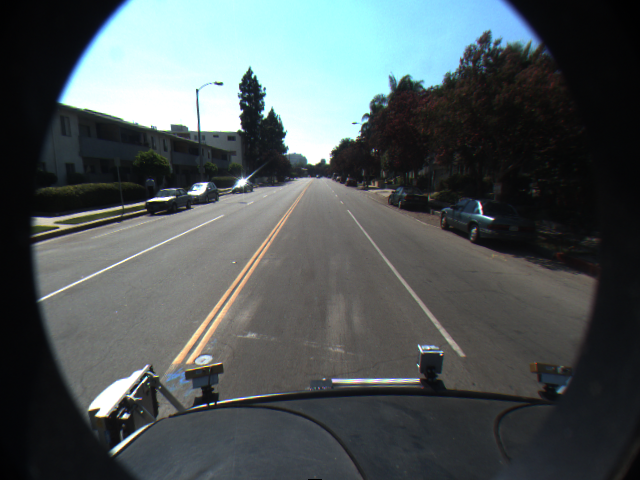
%> input picture f00001.png, 640 x 480 px
$ octave 'Lane Detection.m'   (GNU Octave 9; MATLAB toolbox functions it lacks are replaced by stand-ins)
%> lines starting %> are read from the running program, lines starting %| are printed output that depends on the picture
### dwt_db.m

function compress = dwt_db1(X,r,c)
% X=imread('f00001.png');
X=X(1:r,1:c);

[a1,a2]=size(X);

[cA1,cH1,cV1,cD1] = dwt2(X,'db1');
[C,S] = wavedec2(X,1,'db1');
A1 = wrcoef2('a',C,S,'db1',1);
H1 = wrcoef2('h',C,S,'db1',1);
V1 = wrcoef2('v',C,S,'db1',1);
D1 = wrcoef2('d',C,S,'db1',1);


re_ima1 = idwt2(cA1,cH1,cV1,cD1,'db1');
re_ima=uint8(re_ima1);

% [11 lines of commented-out code are left out]
dec2d = [A1,H1,V1,D1];
re_ima1 = waverec2(C,S,'db1');
re_ima=uint8(re_ima1);
n=1;

X=X(1:r,1:c);
X=double(X)-128;
[Lo_D,Hi_D,Lo_R,Hi_R] = wfilters('db1');
[c,s]=wavedec2(uint8(X),n,Lo_D,Hi_D);

[thr,nkeep] = wdcbm2(uint8(dec2d),1.5,prod(s(1,:)));
[THR,SORH,KEEPAPP,CRIT] = ddencmp('cmp','wp',uint8(X));
[XC,TREED,PERF0,PERFL2] =wpdencmp(X,SORH,2,'db1',CRIT,THR,KEEPAPP);

XC=double(X)+128;
XO=uint8(XC);

compress=XO;
imshow(compress)
end

### Lane Detection.m

clc
close all
clear all
for imageno=1:1
    if imageno<=9
A=imread('f00001.png');
%> A is the input picture: size 480x640x3 uint8; mean R, G, B 79, 87.3, 88.4
% [5 lines of commented-out code are left out]
    end
     figure,imshow(A),figure

B=A;
[q w]=size(A);
%> q = 480; w = 1920
w=w/3;
%> w = 640
A=A(1:320,50:540,:);
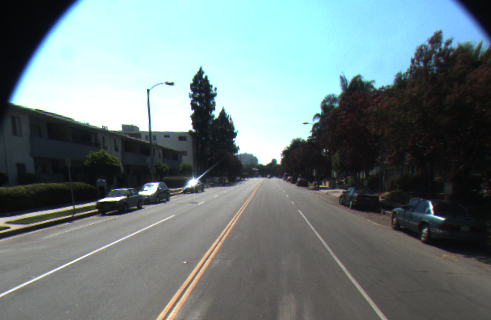
%> A: size 320x491x3 uint8; mean R, G, B 109.8, 124.8, 126.1
fll=1;
ID=mean(A,2);
DD=min(ID(:,:,:));
%> DD = [22.88 25.17 27.22]
[ro co]= find(ID == DD(:,:,3));
%> ro = 168; co = 3

A=A(ro+40:end,1:end,:);
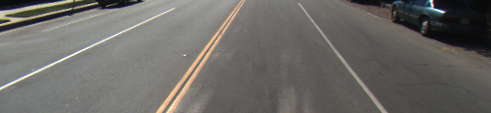
%> A: size 113x491x3 uint8; mean R, G, B 108.2, 106.3, 102.5
figure,imshow(A),figure
R=A;
%%

[r c s]=size(A);
%> r = 113; c = 491; s = 3
AA=dwt_db(R,r,c);
%> in dwt_db1, `[cA1,cH1,cV1,cD1] = dwt2(X,'db1');`:
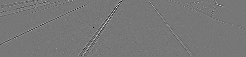
%> cD1: size 57x246 double; min -59, max 67, mean 0; drawn with min black and max white
%> in dwt_db1, `[C,S] = wavedec2(X,1,'db1');`: S = [57 246; 57 246; 113 491]
%> in dwt_db1, `H1 = wrcoef2('h',C,S,'db1',1);`:
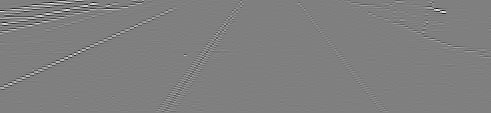
%> H1: size 113x491 double; min -77, max 77, mean 0; drawn with min black and max white
%> in dwt_db1, `V1 = wrcoef2('v',C,S,'db1',1);`:
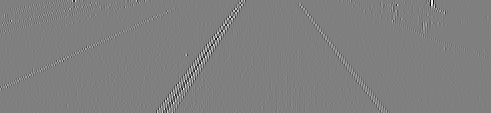
%> V1: size 113x491 double; min -51.25, max 51.25, mean 0; drawn with min black and max white
%> in dwt_db1, `re_ima1 = idwt2(cA1,cH1,cV1,cD1,'db1');`:
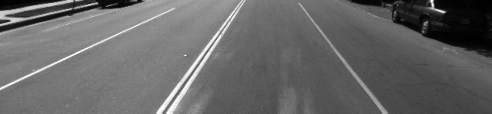
%> re_ima1: size 114x492 double; min 8, max 255, mean 108; drawn with min black and max white
%> in dwt_db1, `dec2d = [A1,H1,V1,D1];`:
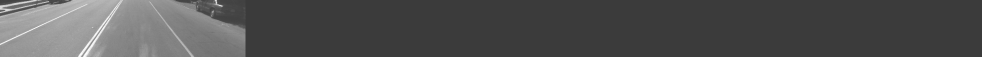
%> dec2d: size 113x1964 double (shown at 1/2 size); min -77, max 255, mean 27; drawn with min black and max white
%> the run ends on the next line
